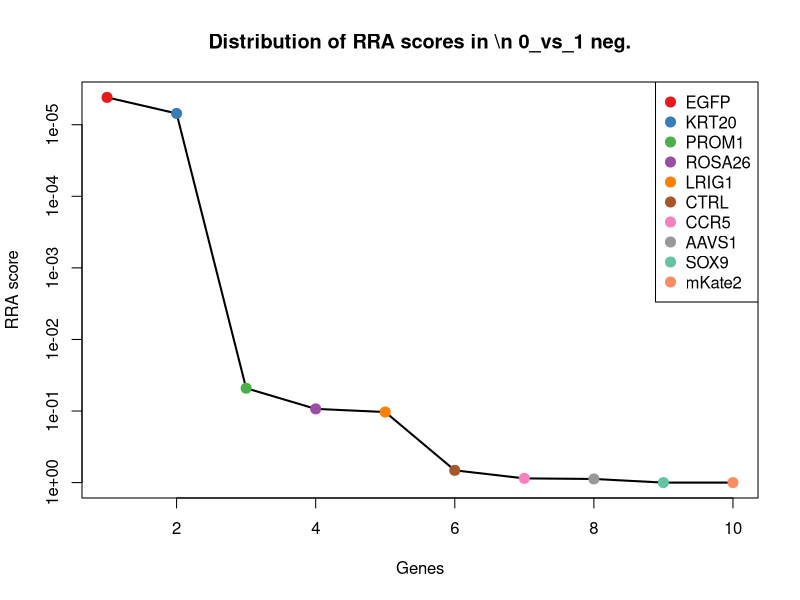
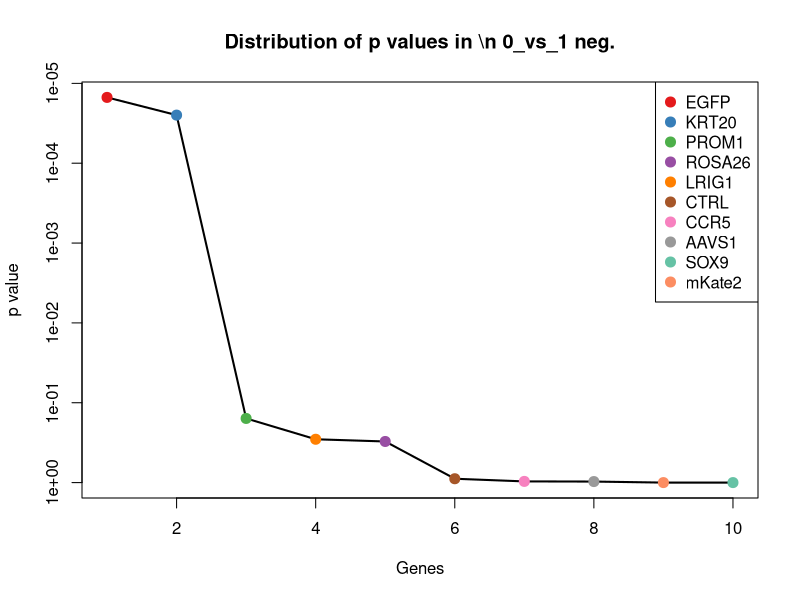
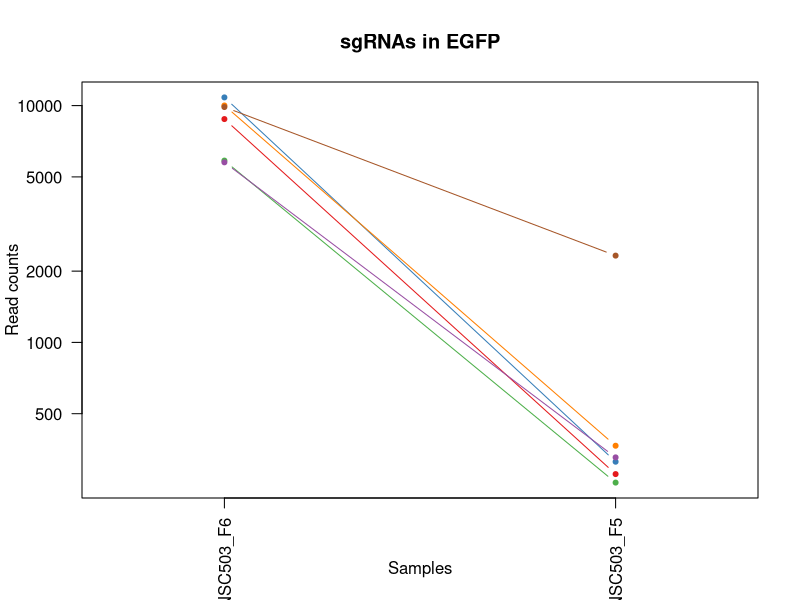
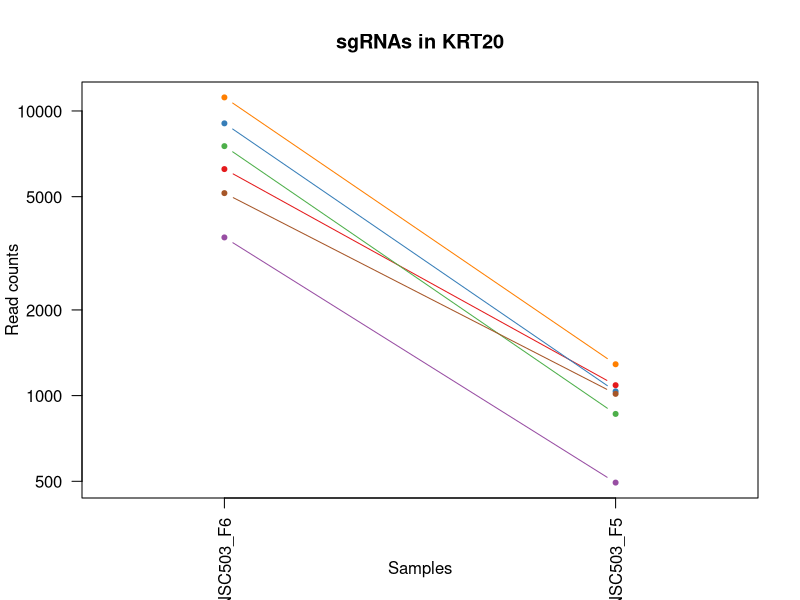
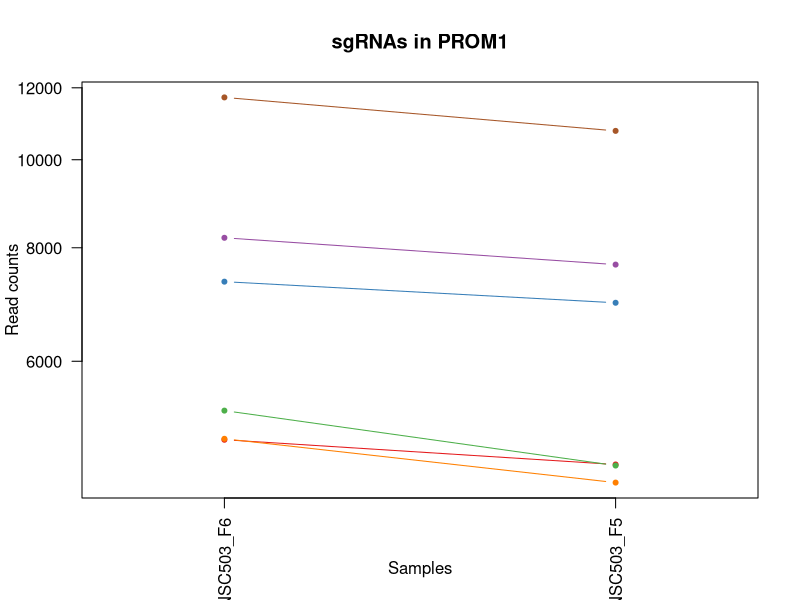
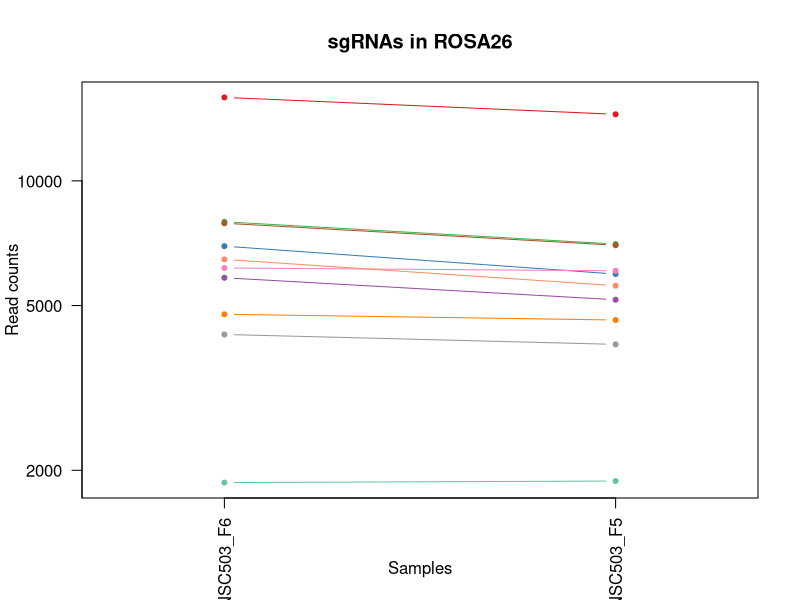
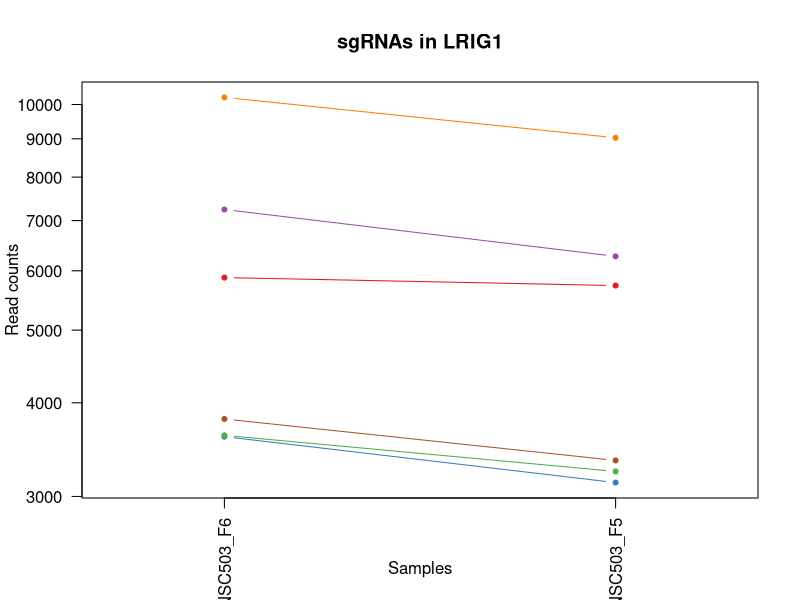
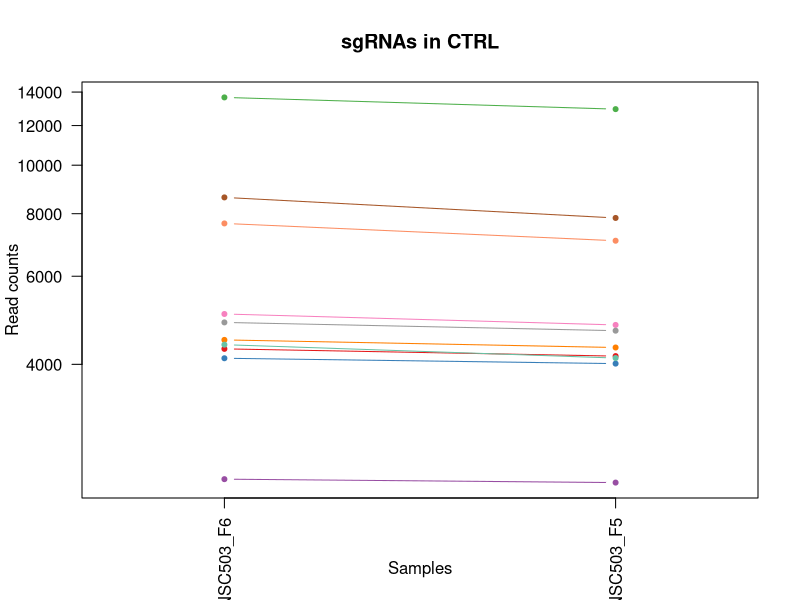

Reproduce these figures in R, in order. (Note: this script raises an error after producing the figures.)
pdf(file='S3B_c1_t0.pdf',width=4.5,height=4.5);
gstable=read.table('S3B_c1_t0.gene_summary.txt',header=T)
# 
#
# parameters
# Do not modify the variables beginning with "__"

# gstablename='__GENE_SUMMARY_FILE__'
startindex=3
# outputfile='__OUTPUT_FILE__'
targetgenelist=c("EGFP","KRT20","PROM1","ROSA26","LRIG1","CTRL","CCR5","AAVS1","SOX9","mKate2")
# samplelabel=sub('.\\w+.\\w+$','',colnames(gstable)[startindex]);
samplelabel='0_vs_1 neg.'


# You need to write some codes in front of this code:
# gstable=read.table(gstablename,header=T)
# pdf(file=outputfile,width=6,height=6)


# set up color using RColorBrewer
#library(RColorBrewer)
#colors <- brewer.pal(length(targetgenelist), "Set1")

colors=c( "#E41A1C", "#377EB8", "#4DAF4A", "#984EA3", "#FF7F00",  "#A65628", "#F781BF",
          "#999999", "#66C2A5", "#FC8D62", "#8DA0CB", "#E78AC3", "#A6D854", "#FFD92F", "#E5C494", "#B3B3B3", 
          "#8DD3C7", "#FFFFB3", "#BEBADA", "#FB8072", "#80B1D3", "#FDB462", "#B3DE69", "#FCCDE5",
          "#D9D9D9", "#BC80BD", "#CCEBC5", "#FFED6F")

######
# function definition

plotrankedvalues<-function(val, tglist, ...){
  
  plot(val,log='y',ylim=c(max(val),min(val)),type='l',lwd=2, ...)
  if(length(tglist)>0){
    for(i in 1:length(tglist)){
      targetgene=tglist[i];
      tx=which(names(val)==targetgene);ty=val[targetgene];
      points(tx,ty,col=colors[(i %% length(colors)) ],cex=2,pch=20)
      # text(tx+50,ty,targetgene,col=colors[i])
    }
    legend('topright',tglist,pch=20,pt.cex = 2,cex=1,col=colors)
  }
}



plotrandvalues<-function(val,targetgenelist, ...){
  # choose the one with the best distance distribution
  
  mindiffvalue=0;
  randval=val;
  for(i in 1:20){
    randval0=sample(val)
    vindex=sort(which(names(randval0) %in% targetgenelist))
    if(max(vindex)>0.9*length(val)){
      # print('pass...')
      next;
    }
    mindiffind=min(diff(vindex));
    if (mindiffind > mindiffvalue){
      mindiffvalue=mindiffind;
      randval=randval0;
      # print(paste('Diff: ',mindiffvalue))
    }
  }
  plot(randval,log='y',ylim=c(max(randval),min(randval)),pch=20,col='grey', ...)
  
  if(length(targetgenelist)>0){
    for(i in 1:length(targetgenelist)){
      targetgene=targetgenelist[i];
      tx=which(names(randval)==targetgene);ty=randval[targetgene];
      points(tx,ty,col=colors[(i %% length(colors)) ],cex=2,pch=20)
      text(tx+50,ty,targetgene,col=colors[i])
    }
  }
  
}




# set.seed(1235)



pvec=gstable[,startindex]
names(pvec)=gstable[,'id']
pvec=sort(pvec);

plotrankedvalues(pvec,targetgenelist,xlab='Genes',ylab='RRA score',main=paste('Distribution of RRA scores in \\n',samplelabel))

# plotrandvalues(pvec,targetgenelist,xlab='Genes',ylab='RRA score',main=paste('Distribution of RRA scores in \\n',samplelabel))


pvec=gstable[,startindex+1]
names(pvec)=gstable[,'id']
pvec=sort(pvec);

plotrankedvalues(pvec,targetgenelist,xlab='Genes',ylab='p value',main=paste('Distribution of p values in \\n',samplelabel))

# plotrandvalues(pvec,targetgenelist,xlab='Genes',ylab='p value',main=paste('Distribution of p values in \\n',samplelabel))



# you need to write after this code:
# dev.off()






# parameters
# Do not modify the variables beginning with "__"
targetmat=list(c(8771.439282295585,276.9072362260429),c(10828.301248049605,312.4395806975263),c(5857.199536155392,254.8526775885705),c(5759.213504111258,325.91736653153725),c(10008.935290439174,365.1254707759327),c(9859.422120854591,2324.305429738068))
targetgene="EGFP"
collabel=c("S22_MNSC503_F6","S21_MNSC503_F5")

# set up color using RColorBrewer
#library(RColorBrewer)
#colors <- brewer.pal(length(targetgenelist), "Set1")

colors=c( "#E41A1C", "#377EB8", "#4DAF4A", "#984EA3", "#FF7F00",  "#A65628", "#F781BF",
          "#999999", "#66C2A5", "#FC8D62", "#8DA0CB", "#E78AC3", "#A6D854", "#FFD92F", "#E5C494", "#B3B3B3", 
          "#8DD3C7", "#FFFFB3", "#BEBADA", "#FB8072", "#80B1D3", "#FDB462", "#B3DE69", "#FCCDE5",
          "#D9D9D9", "#BC80BD", "#CCEBC5", "#FFED6F")


## code

targetmatvec=unlist(targetmat)+1
yrange=range(targetmatvec[targetmatvec>0]);
# yrange[1]=1; # set the minimum value to 1
for(i in 1:length(targetmat)){
  vali=targetmat[[i]]+1;
  if(i==1){
    plot(1:length(vali),vali,type='b',las=1,pch=20,main=paste('sgRNAs in',targetgene),ylab='Read counts',xlab='Samples',xlim=c(0.7,length(vali)+0.3),ylim = yrange,col=colors[(i %% length(colors))],xaxt='n',log='y')
    axis(1,at=1:length(vali),labels=(collabel),las=2)
    # lines(0:100,rep(1,101),col='black');
  }else{
    lines(1:length(vali),vali,type='b',pch=20,col=colors[(i %% length(colors))])
  }
}




# parameters
# Do not modify the variables beginning with "__"
targetmat=list(c(6248.298957159134,1086.7996395243365),c(9045.969113453719,1034.1137494459301),c(7522.9620809056705,861.3530401190627),c(3594.229020239572,493.7770628278553),c(11158.581752612161,1287.7411737768632),c(5144.2666823170375,1013.2844440660951))
targetgene="KRT20"
collabel=c("S22_MNSC503_F6","S21_MNSC503_F5")

# set up color using RColorBrewer
#library(RColorBrewer)
#colors <- brewer.pal(length(targetgenelist), "Set1")

colors=c( "#E41A1C", "#377EB8", "#4DAF4A", "#984EA3", "#FF7F00",  "#A65628", "#F781BF",
          "#999999", "#66C2A5", "#FC8D62", "#8DA0CB", "#E78AC3", "#A6D854", "#FFD92F", "#E5C494", "#B3B3B3", 
          "#8DD3C7", "#FFFFB3", "#BEBADA", "#FB8072", "#80B1D3", "#FDB462", "#B3DE69", "#FCCDE5",
          "#D9D9D9", "#BC80BD", "#CCEBC5", "#FFED6F")


## code

targetmatvec=unlist(targetmat)+1
yrange=range(targetmatvec[targetmatvec>0]);
# yrange[1]=1; # set the minimum value to 1
for(i in 1:length(targetmat)){
  vali=targetmat[[i]]+1;
  if(i==1){
    plot(1:length(vali),vali,type='b',las=1,pch=20,main=paste('sgRNAs in',targetgene),ylab='Read counts',xlab='Samples',xlim=c(0.7,length(vali)+0.3),ylim = yrange,col=colors[(i %% length(colors))],xaxt='n',log='y')
    axis(1,at=1:length(vali),labels=(collabel),las=2)
    # lines(0:100,rep(1,101),col='black');
  }else{
    lines(1:length(vali),vali,type='b',pch=20,col=colors[(i %% length(colors))])
  }
}




# parameters
# Do not modify the variables beginning with "__"
targetmat=list(c(4917.040452835382,4617.979528035203),c(7340.505331582111,6958.213250122556),c(5293.779851901621,4605.726995458829),c(8203.796062177844,7665.184379779312),c(4928.8663532545015,4410.911727494489),c(11710.175536446812,10757.723602056003))
targetgene="PROM1"
collabel=c("S22_MNSC503_F6","S21_MNSC503_F5")

# set up color using RColorBrewer
#library(RColorBrewer)
#colors <- brewer.pal(length(targetgenelist), "Set1")

colors=c( "#E41A1C", "#377EB8", "#4DAF4A", "#984EA3", "#FF7F00",  "#A65628", "#F781BF",
          "#999999", "#66C2A5", "#FC8D62", "#8DA0CB", "#E78AC3", "#A6D854", "#FFD92F", "#E5C494", "#B3B3B3", 
          "#8DD3C7", "#FFFFB3", "#BEBADA", "#FB8072", "#80B1D3", "#FDB462", "#B3DE69", "#FCCDE5",
          "#D9D9D9", "#BC80BD", "#CCEBC5", "#FFED6F")


## code

targetmatvec=unlist(targetmat)+1
yrange=range(targetmatvec[targetmatvec>0]);
# yrange[1]=1; # set the minimum value to 1
for(i in 1:length(targetmat)){
  vali=targetmat[[i]]+1;
  if(i==1){
    plot(1:length(vali),vali,type='b',las=1,pch=20,main=paste('sgRNAs in',targetgene),ylab='Read counts',xlab='Samples',xlim=c(0.7,length(vali)+0.3),ylim = yrange,col=colors[(i %% length(colors))],xaxt='n',log='y')
    axis(1,at=1:length(vali),labels=(collabel),las=2)
    # lines(0:100,rep(1,101),col='black');
  }else{
    lines(1:length(vali),vali,type='b',pch=20,col=colors[(i %% length(colors))])
  }
}




# parameters
# Do not modify the variables beginning with "__"
targetmat=list(c(15905.836063715897,14478.81774550066),c(6953.62944644234,5955.956085375197),c(7964.743932277068,7036.629458611347),c(5832.7030281443585,5161.99197442619),c(4760.769625868444,4611.8532617470155),c(7900.546187144704,6990.069834821127),c(6159.604704015736,6063.778372047285),c(4255.634736537477,4027.4074578539958),c(1866.8028518753124,1883.2142569886194),c(6461.165164703287,5582.253841795803))
targetgene="ROSA26"
collabel=c("S22_MNSC503_F6","S21_MNSC503_F5")

# set up color using RColorBrewer
#library(RColorBrewer)
#colors <- brewer.pal(length(targetgenelist), "Set1")

colors=c( "#E41A1C", "#377EB8", "#4DAF4A", "#984EA3", "#FF7F00",  "#A65628", "#F781BF",
          "#999999", "#66C2A5", "#FC8D62", "#8DA0CB", "#E78AC3", "#A6D854", "#FFD92F", "#E5C494", "#B3B3B3", 
          "#8DD3C7", "#FFFFB3", "#BEBADA", "#FB8072", "#80B1D3", "#FDB462", "#B3DE69", "#FCCDE5",
          "#D9D9D9", "#BC80BD", "#CCEBC5", "#FFED6F")


## code

targetmatvec=unlist(targetmat)+1
yrange=range(targetmatvec[targetmatvec>0]);
# yrange[1]=1; # set the minimum value to 1
for(i in 1:length(targetmat)){
  vali=targetmat[[i]]+1;
  if(i==1){
    plot(1:length(vali),vali,type='b',las=1,pch=20,main=paste('sgRNAs in',targetgene),ylab='Read counts',xlab='Samples',xlim=c(0.7,length(vali)+0.3),ylim = yrange,col=colors[(i %% length(colors))],xaxt='n',log='y')
    axis(1,at=1:length(vali),labels=(collabel),las=2)
    # lines(0:100,rep(1,101),col='black');
  }else{
    lines(1:length(vali),vali,type='b',pch=20,col=colors[(i %% length(colors))])
  }
}




# parameters
# Do not modify the variables beginning with "__"
targetmat=list(c(5874.938386784072,5732.959992485198),c(3603.520799140309,3129.2968200058126),c(3617.880821077811,3238.3443599355373),c(7241.674592365182,6270.846172587999),c(10219.267376464946,9026.440749014417),c(3804.5611062653425,3349.842406380537))
targetgene="LRIG1"
collabel=c("S22_MNSC503_F6","S21_MNSC503_F5")

# set up color using RColorBrewer
#library(RColorBrewer)
#colors <- brewer.pal(length(targetgenelist), "Set1")

colors=c( "#E41A1C", "#377EB8", "#4DAF4A", "#984EA3", "#FF7F00",  "#A65628", "#F781BF",
          "#999999", "#66C2A5", "#FC8D62", "#8DA0CB", "#E78AC3", "#A6D854", "#FFD92F", "#E5C494", "#B3B3B3", 
          "#8DD3C7", "#FFFFB3", "#BEBADA", "#FB8072", "#80B1D3", "#FDB462", "#B3DE69", "#FCCDE5",
          "#D9D9D9", "#BC80BD", "#CCEBC5", "#FFED6F")


## code

targetmatvec=unlist(targetmat)+1
yrange=range(targetmatvec[targetmatvec>0]);
# yrange[1]=1; # set the minimum value to 1
for(i in 1:length(targetmat)){
  vali=targetmat[[i]]+1;
  if(i==1){
    plot(1:length(vali),vali,type='b',las=1,pch=20,main=paste('sgRNAs in',targetgene),ylab='Read counts',xlab='Samples',xlim=c(0.7,length(vali)+0.3),ylim = yrange,col=colors[(i %% length(colors))],xaxt='n',log='y')
    axis(1,at=1:length(vali),labels=(collabel),las=2)
    # lines(0:100,rep(1,101),col='black');
  }else{
    lines(1:length(vali),vali,type='b',pch=20,col=colors[(i %% length(colors))])
  }
}




# parameters
# Do not modify the variables beginning with "__"
targetmat=list(c(4294.491266486013,4153.608543390644),c(4112.879224335247,4012.7044187623474),c(13659.759691255962,12942.350160423413),c(2357.577719268777,2320.629669965156),c(4475.258601463984,4321.468239686962),c(8621.926112711002,7844.071355394366),c(5042.057114408932,4794.415997134982),c(4850.308586184635,4669.4401648559715),c(4378.117276592644,4116.850945661523),c(7648.823449652015,7063.585030279369))
targetgene="CTRL"
collabel=c("S22_MNSC503_F6","S21_MNSC503_F5")

# set up color using RColorBrewer
#library(RColorBrewer)
#colors <- brewer.pal(length(targetgenelist), "Set1")

colors=c( "#E41A1C", "#377EB8", "#4DAF4A", "#984EA3", "#FF7F00",  "#A65628", "#F781BF",
          "#999999", "#66C2A5", "#FC8D62", "#8DA0CB", "#E78AC3", "#A6D854", "#FFD92F", "#E5C494", "#B3B3B3", 
          "#8DD3C7", "#FFFFB3", "#BEBADA", "#FB8072", "#80B1D3", "#FDB462", "#B3DE69", "#FCCDE5",
          "#D9D9D9", "#BC80BD", "#CCEBC5", "#FFED6F")


## code

targetmatvec=unlist(targetmat)+1
yrange=range(targetmatvec[targetmatvec>0]);
# yrange[1]=1; # set the minimum value to 1
for(i in 1:length(targetmat)){
  vali=targetmat[[i]]+1;
  if(i==1){
    plot(1:length(vali),vali,type='b',las=1,pch=20,main=paste('sgRNAs in',targetgene),ylab='Read counts',xlab='Samples',xlim=c(0.7,length(vali)+0.3),ylim = yrange,col=colors[(i %% length(colors))],xaxt='n',log='y')
    axis(1,at=1:length(vali),labels=(collabel),las=2)
    # lines(0:100,rep(1,101),col='black');
  }else{
    lines(1:length(vali),vali,type='b',pch=20,col=colors[(i %% length(colors))])
  }
}




# parameters
# Do not modify the variables beginning with "__"
targetmat=list(c(3594.229020239572,3403.7535497165804),c(6037.122163960569,5514.864912625749),c(3176.0989697064138,3041.0785854559226),c(2782.465427184289,2713.935965666748),c(3886.4977020263855,3650.0294545016895),c(4670.385958379458,4423.164260070863),c(8065.264085839585,7431.161007570577),c(5213.532670486166,4758.883652663499),c(2959.0092262982894,2807.055213247187),c(4318.143067324252,4534.662306515862))
targetgene="CCR5"
collabel=c("S22_MNSC503_F6","S21_MNSC503_F5")

# set up color using RColorBrewer
#library(RColorBrewer)
#colors <- brewer.pal(length(targetgenelist), "Set1")

colors=c( "#E41A1C", "#377EB8", "#4DAF4A", "#984EA3", "#FF7F00",  "#A65628", "#F781BF",
          "#999999", "#66C2A5", "#FC8D62", "#8DA0CB", "#E78AC3", "#A6D854", "#FFD92F", "#E5C494", "#B3B3B3", 
          "#8DD3C7", "#FFFFB3", "#BEBADA", "#FB8072", "#80B1D3", "#FDB462", "#B3DE69", "#FCCDE5",
          "#D9D9D9", "#BC80BD", "#CCEBC5", "#FFED6F")


## code

targetmatvec=unlist(targetmat)+1
yrange=range(targetmatvec[targetmatvec>0]);
# yrange[1]=1; # set the minimum value to 1
for(i in 1:length(targetmat)){
  vali=targetmat[[i]]+1;
  if(i==1){
    plot(1:length(vali),vali,type='b',las=1,pch=20,main=paste('sgRNAs in',targetgene),ylab='Read counts',xlab='Samples',xlim=c(0.7,length(vali)+0.3),ylim = yrange,col=colors[(i %% length(colors))],xaxt='n',log='y')
    axis(1,at=1:length(vali),labels=(collabel),las=2)
    # lines(0:100,rep(1,101),col='black');
  }else{
    lines(1:length(vali),vali,type='b',pch=20,col=colors[(i %% length(colors))])
  }
}




# parameters
# Do not modify the variables beginning with "__"
targetmat=list(c(6336.148503129737,5839.557025899649),c(5129.06195320674,4357.000584158445),c(4307.161874077927,4437.867299162511),c(2464.855530213648,2435.8034761830677),c(4437.246778688243,4277.359122412017),c(1860.0451944929582,1646.7403782646093),c(3296.0473882431984,3332.6888607736137),c(6605.610091251106,6501.193785023822),c(1801.7603995701545,1874.6374841851577),c(2745.2983115813417,2421.1004370914193))
targetgene="AAVS1"
collabel=c("S22_MNSC503_F6","S21_MNSC503_F5")

# set up color using RColorBrewer
#library(RColorBrewer)
#colors <- brewer.pal(length(targetgenelist), "Set1")

colors=c( "#E41A1C", "#377EB8", "#4DAF4A", "#984EA3", "#FF7F00",  "#A65628", "#F781BF",
          "#999999", "#66C2A5", "#FC8D62", "#8DA0CB", "#E78AC3", "#A6D854", "#FFD92F", "#E5C494", "#B3B3B3", 
          "#8DD3C7", "#FFFFB3", "#BEBADA", "#FB8072", "#80B1D3", "#FDB462", "#B3DE69", "#FCCDE5",
          "#D9D9D9", "#BC80BD", "#CCEBC5", "#FFED6F")


## code

targetmatvec=unlist(targetmat)+1
yrange=range(targetmatvec[targetmatvec>0]);
# yrange[1]=1; # set the minimum value to 1
for(i in 1:length(targetmat)){
  vali=targetmat[[i]]+1;
  if(i==1){
    plot(1:length(vali),vali,type='b',las=1,pch=20,main=paste('sgRNAs in',targetgene),ylab='Read counts',xlab='Samples',xlim=c(0.7,length(vali)+0.3),ylim = yrange,col=colors[(i %% length(colors))],xaxt='n',log='y')
    axis(1,at=1:length(vali),labels=(collabel),las=2)
    # lines(0:100,rep(1,101),col='black');
  }else{
    lines(1:length(vali),vali,type='b',pch=20,col=colors[(i %% length(colors))])
  }
}




# parameters
# Do not modify the variables beginning with "__"
targetmat=list(c(4865.513315294932,10709.938725008147),c(3037.566993368155,9424.648057746557),c(2415.0178070187867,6680.080760638876),c(1807.6733497797143,5821.178227035088),c(3501.3112312322037,11530.858407625177),c(5882.540751339219,13921.327513275663))
targetgene="SOX9"
collabel=c("S22_MNSC503_F6","S21_MNSC503_F5")

# set up color using RColorBrewer
#library(RColorBrewer)
#colors <- brewer.pal(length(targetgenelist), "Set1")

colors=c( "#E41A1C", "#377EB8", "#4DAF4A", "#984EA3", "#FF7F00",  "#A65628", "#F781BF",
          "#999999", "#66C2A5", "#FC8D62", "#8DA0CB", "#E78AC3", "#A6D854", "#FFD92F", "#E5C494", "#B3B3B3", 
          "#8DD3C7", "#FFFFB3", "#BEBADA", "#FB8072", "#80B1D3", "#FDB462", "#B3DE69", "#FCCDE5",
          "#D9D9D9", "#BC80BD", "#CCEBC5", "#FFED6F")


## code

targetmatvec=unlist(targetmat)+1
yrange=range(targetmatvec[targetmatvec>0]);
# yrange[1]=1; # set the minimum value to 1
for(i in 1:length(targetmat)){
  vali=targetmat[[i]]+1;
  if(i==1){
    plot(1:length(vali),vali,type='b',las=1,pch=20,main=paste('sgRNAs in',targetgene),ylab='Read counts',xlab='Samples',xlim=c(0.7,length(vali)+0.3),ylim = yrange,col=colors[(i %% length(colors))],xaxt='n',log='y')
    axis(1,at=1:length(vali),labels=(collabel),las=2)
    # lines(0:100,rep(1,101),col='black');
  }else{
    lines(1:length(vali),vali,type='b',pch=20,col=colors[(i %% length(colors))])
  }
}




# parameters
# Do not modify the variables beginning with "__"
targetmat=list(c(1837.2381008275133,12308.894226224898),c(2203.8410138202216,15488.426429793843),c(2012.092485595925,13862.515356909069),c(2846.663172316653,8024.183584267058),c(2112.6126391584417,11576.192778157758),c(3130.484782375524,21214.034902733216))
targetgene="mKate2"
collabel=c("S22_MNSC503_F6","S21_MNSC503_F5")

# set up color using RColorBrewer
#library(RColorBrewer)
#colors <- brewer.pal(length(targetgenelist), "Set1")

colors=c( "#E41A1C", "#377EB8", "#4DAF4A", "#984EA3", "#FF7F00",  "#A65628", "#F781BF",
          "#999999", "#66C2A5", "#FC8D62", "#8DA0CB", "#E78AC3", "#A6D854", "#FFD92F", "#E5C494", "#B3B3B3", 
          "#8DD3C7", "#FFFFB3", "#BEBADA", "#FB8072", "#80B1D3", "#FDB462", "#B3DE69", "#FCCDE5",
          "#D9D9D9", "#BC80BD", "#CCEBC5", "#FFED6F")


## code

targetmatvec=unlist(targetmat)+1
yrange=range(targetmatvec[targetmatvec>0]);
# yrange[1]=1; # set the minimum value to 1
for(i in 1:length(targetmat)){
  vali=targetmat[[i]]+1;
  if(i==1){
    plot(1:length(vali),vali,type='b',las=1,pch=20,main=paste('sgRNAs in',targetgene),ylab='Read counts',xlab='Samples',xlim=c(0.7,length(vali)+0.3),ylim = yrange,col=colors[(i %% length(colors))],xaxt='n',log='y')
    axis(1,at=1:length(vali),labels=(collabel),las=2)
    # lines(0:100,rep(1,101),col='black');
  }else{
    lines(1:length(vali),vali,type='b',pch=20,col=colors[(i %% length(colors))])
  }
}



# 
#
# parameters
# Do not modify the variables beginning with "__"

# gstablename='__GENE_SUMMARY_FILE__'
startindex=9
# outputfile='__OUTPUT_FILE__'
targetgenelist=c("mKate2","SOX9","AAVS1","CCR5","ROSA26","CTRL","LRIG1","PROM1","EGFP","KRT20")
# samplelabel=sub('.\\w+.\\w+$','',colnames(gstable)[startindex]);
samplelabel='0_vs_1 pos.'


# You need to write some codes in front of this code:
# gstable=read.table(gstablename,header=T)
# pdf(file=outputfile,width=6,height=6)


# set up color using RColorBrewer
#library(RColorBrewer)
#colors <- brewer.pal(length(targetgenelist), "Set1")

colors=c( "#E41A1C", "#377EB8", "#4DAF4A", "#984EA3", "#FF7F00",  "#A65628", "#F781BF",
          "#999999", "#66C2A5", "#FC8D62", "#8DA0CB", "#E78AC3", "#A6D854", "#FFD92F", "#E5C494", "#B3B3B3", 
          "#8DD3C7", "#FFFFB3", "#BEBADA", "#FB8072", "#80B1D3", "#FDB462", "#B3DE69", "#FCCDE5",
          "#D9D9D9", "#BC80BD", "#CCEBC5", "#FFED6F")

######
# function definition

plotrankedvalues<-function(val, tglist, ...){
  
  plot(val,log='y',ylim=c(max(val),min(val)),type='l',lwd=2, ...)
  if(length(tglist)>0){
    for(i in 1:length(tglist)){
      targetgene=tglist[i];
      tx=which(names(val)==targetgene);ty=val[targetgene];
      points(tx,ty,col=colors[(i %% length(colors)) ],cex=2,pch=20)
      # text(tx+50,ty,targetgene,col=colors[i])
    }
    legend('topright',tglist,pch=20,pt.cex = 2,cex=1,col=colors)
  }
}



plotrandvalues<-function(val,targetgenelist, ...){
  # choose the one with the best distance distribution
  
  mindiffvalue=0;
  randval=val;
  for(i in 1:20){
    randval0=sample(val)
    vindex=sort(which(names(randval0) %in% targetgenelist))
    if(max(vindex)>0.9*length(val)){
      # print('pass...')
      next;
    }
    mindiffind=min(diff(vindex));
    if (mindiffind > mindiffvalue){
      mindiffvalue=mindiffind;
      randval=randval0;
      # print(paste('Diff: ',mindiffvalue))
    }
  }
  plot(randval,log='y',ylim=c(max(randval),min(randval)),pch=20,col='grey', ...)
  
  if(length(targetgenelist)>0){
    for(i in 1:length(targetgenelist)){
      targetgene=targetgenelist[i];
      tx=which(names(randval)==targetgene);ty=randval[targetgene];
      points(tx,ty,col=colors[(i %% length(colors)) ],cex=2,pch=20)
      text(tx+50,ty,targetgene,col=colors[i])
    }
  }
  
}




# set.seed(1235)



pvec=gstable[,startindex]
names(pvec)=gstable[,'id']
pvec=sort(pvec);

plotrankedvalues(pvec,targetgenelist,xlab='Genes',ylab='RRA score',main=paste('Distribution of RRA scores in \\n',samplelabel))

# plotrandvalues(pvec,targetgenelist,xlab='Genes',ylab='RRA score',main=paste('Distribution of RRA scores in \\n',samplelabel))


pvec=gstable[,startindex+1]
names(pvec)=gstable[,'id']
pvec=sort(pvec);

plotrankedvalues(pvec,targetgenelist,xlab='Genes',ylab='p value',main=paste('Distribution of p values in \\n',samplelabel))

# plotrandvalues(pvec,targetgenelist,xlab='Genes',ylab='p value',main=paste('Distribution of p values in \\n',samplelabel))



# you need to write after this code:
# dev.off()






# parameters
# Do not modify the variables beginning with "__"
targetmat=list(c(1837.2381008275133,12308.894226224898),c(2203.8410138202216,15488.426429793843),c(2012.092485595925,13862.515356909069),c(2846.663172316653,8024.183584267058),c(2112.6126391584417,11576.192778157758),c(3130.484782375524,21214.034902733216))
targetgene="mKate2"
collabel=c("S22_MNSC503_F6","S21_MNSC503_F5")

# set up color using RColorBrewer
#library(RColorBrewer)
#colors <- brewer.pal(length(targetgenelist), "Set1")

colors=c( "#E41A1C", "#377EB8", "#4DAF4A", "#984EA3", "#FF7F00",  "#A65628", "#F781BF",
          "#999999", "#66C2A5", "#FC8D62", "#8DA0CB", "#E78AC3", "#A6D854", "#FFD92F", "#E5C494", "#B3B3B3", 
          "#8DD3C7", "#FFFFB3", "#BEBADA", "#FB8072", "#80B1D3", "#FDB462", "#B3DE69", "#FCCDE5",
          "#D9D9D9", "#BC80BD", "#CCEBC5", "#FFED6F")


## code

targetmatvec=unlist(targetmat)+1
yrange=range(targetmatvec[targetmatvec>0]);
# yrange[1]=1; # set the minimum value to 1
for(i in 1:length(targetmat)){
  vali=targetmat[[i]]+1;
  if(i==1){
    plot(1:length(vali),vali,type='b',las=1,pch=20,main=paste('sgRNAs in',targetgene),ylab='Read counts',xlab='Samples',xlim=c(0.7,length(vali)+0.3),ylim = yrange,col=colors[(i %% length(colors))],xaxt='n',log='y')
    axis(1,at=1:length(vali),labels=(collabel),las=2)
    # lines(0:100,rep(1,101),col='black');
  }else{
    lines(1:length(vali),vali,type='b',pch=20,col=colors[(i %% length(colors))])
  }
}




# parameters
# Do not modify the variables beginning with "__"
targetmat=list(c(4865.513315294932,10709.938725008147),c(3037.566993368155,9424.648057746557),c(2415.0178070187867,6680.080760638876),c(1807.6733497797143,5821.178227035088),c(3501.3112312322037,11530.858407625177),c(5882.540751339219,13921.327513275663))
targetgene="SOX9"
collabel=c("S22_MNSC503_F6","S21_MNSC503_F5")

# set up color using RColorBrewer
#library(RColorBrewer)
#colors <- brewer.pal(length(targetgenelist), "Set1")

colors=c( "#E41A1C", "#377EB8", "#4DAF4A", "#984EA3", "#FF7F00",  "#A65628", "#F781BF",
          "#999999", "#66C2A5", "#FC8D62", "#8DA0CB", "#E78AC3", "#A6D854", "#FFD92F", "#E5C494", "#B3B3B3", 
          "#8DD3C7", "#FFFFB3", "#BEBADA", "#FB8072", "#80B1D3", "#FDB462", "#B3DE69", "#FCCDE5",
          "#D9D9D9", "#BC80BD", "#CCEBC5", "#FFED6F")


## code

targetmatvec=unlist(targetmat)+1
yrange=range(targetmatvec[targetmatvec>0]);
# yrange[1]=1; # set the minimum value to 1
for(i in 1:length(targetmat)){
  vali=targetmat[[i]]+1;
  if(i==1){
    plot(1:length(vali),vali,type='b',las=1,pch=20,main=paste('sgRNAs in',targetgene),ylab='Read counts',xlab='Samples',xlim=c(0.7,length(vali)+0.3),ylim = yrange,col=colors[(i %% length(colors))],xaxt='n',log='y')
    axis(1,at=1:length(vali),labels=(collabel),las=2)
    # lines(0:100,rep(1,101),col='black');
  }else{
    lines(1:length(vali),vali,type='b',pch=20,col=colors[(i %% length(colors))])
  }
}




# parameters
# Do not modify the variables beginning with "__"
targetmat=list(c(6336.148503129737,5839.557025899649),c(5129.06195320674,4357.000584158445),c(4307.161874077927,4437.867299162511),c(2464.855530213648,2435.8034761830677),c(4437.246778688243,4277.359122412017),c(1860.0451944929582,1646.7403782646093),c(3296.0473882431984,3332.6888607736137),c(6605.610091251106,6501.193785023822),c(1801.7603995701545,1874.6374841851577),c(2745.2983115813417,2421.1004370914193))
targetgene="AAVS1"
collabel=c("S22_MNSC503_F6","S21_MNSC503_F5")

# set up color using RColorBrewer
#library(RColorBrewer)
#colors <- brewer.pal(length(targetgenelist), "Set1")

colors=c( "#E41A1C", "#377EB8", "#4DAF4A", "#984EA3", "#FF7F00",  "#A65628", "#F781BF",
          "#999999", "#66C2A5", "#FC8D62", "#8DA0CB", "#E78AC3", "#A6D854", "#FFD92F", "#E5C494", "#B3B3B3", 
          "#8DD3C7", "#FFFFB3", "#BEBADA", "#FB8072", "#80B1D3", "#FDB462", "#B3DE69", "#FCCDE5",
          "#D9D9D9", "#BC80BD", "#CCEBC5", "#FFED6F")


## code

targetmatvec=unlist(targetmat)+1
yrange=range(targetmatvec[targetmatvec>0]);
# yrange[1]=1; # set the minimum value to 1
for(i in 1:length(targetmat)){
  vali=targetmat[[i]]+1;
  if(i==1){
    plot(1:length(vali),vali,type='b',las=1,pch=20,main=paste('sgRNAs in',targetgene),ylab='Read counts',xlab='Samples',xlim=c(0.7,length(vali)+0.3),ylim = yrange,col=colors[(i %% length(colors))],xaxt='n',log='y')
    axis(1,at=1:length(vali),labels=(collabel),las=2)
    # lines(0:100,rep(1,101),col='black');
  }else{
    lines(1:length(vali),vali,type='b',pch=20,col=colors[(i %% length(colors))])
  }
}




# parameters
# Do not modify the variables beginning with "__"
targetmat=list(c(3594.229020239572,3403.7535497165804),c(6037.122163960569,5514.864912625749),c(3176.0989697064138,3041.0785854559226),c(2782.465427184289,2713.935965666748),c(3886.4977020263855,3650.0294545016895),c(4670.385958379458,4423.164260070863),c(8065.264085839585,7431.161007570577),c(5213.532670486166,4758.883652663499),c(2959.0092262982894,2807.055213247187),c(4318.143067324252,4534.662306515862))
targetgene="CCR5"
collabel=c("S22_MNSC503_F6","S21_MNSC503_F5")

# set up color using RColorBrewer
#library(RColorBrewer)
#colors <- brewer.pal(length(targetgenelist), "Set1")

colors=c( "#E41A1C", "#377EB8", "#4DAF4A", "#984EA3", "#FF7F00",  "#A65628", "#F781BF",
          "#999999", "#66C2A5", "#FC8D62", "#8DA0CB", "#E78AC3", "#A6D854", "#FFD92F", "#E5C494", "#B3B3B3", 
          "#8DD3C7", "#FFFFB3", "#BEBADA", "#FB8072", "#80B1D3", "#FDB462", "#B3DE69", "#FCCDE5",
          "#D9D9D9", "#BC80BD", "#CCEBC5", "#FFED6F")


## code

targetmatvec=unlist(targetmat)+1
yrange=range(targetmatvec[targetmatvec>0]);
# yrange[1]=1; # set the minimum value to 1
for(i in 1:length(targetmat)){
  vali=targetmat[[i]]+1;
  if(i==1){
    plot(1:length(vali),vali,type='b',las=1,pch=20,main=paste('sgRNAs in',targetgene),ylab='Read counts',xlab='Samples',xlim=c(0.7,length(vali)+0.3),ylim = yrange,col=colors[(i %% length(colors))],xaxt='n',log='y')
    axis(1,at=1:length(vali),labels=(collabel),las=2)
    # lines(0:100,rep(1,101),col='black');
  }else{
    lines(1:length(vali),vali,type='b',pch=20,col=colors[(i %% length(colors))])
  }
}




# parameters
# Do not modify the variables beginning with "__"
targetmat=list(c(15905.836063715897,14478.81774550066),c(6953.62944644234,5955.956085375197),c(7964.743932277068,7036.629458611347),c(5832.7030281443585,5161.99197442619),c(4760.769625868444,4611.8532617470155),c(7900.546187144704,6990.069834821127),c(6159.604704015736,6063.778372047285),c(4255.634736537477,4027.4074578539958),c(1866.8028518753124,1883.2142569886194),c(6461.165164703287,5582.253841795803))
targetgene="ROSA26"
collabel=c("S22_MNSC503_F6","S21_MNSC503_F5")

# set up color using RColorBrewer
#library(RColorBrewer)
#colors <- brewer.pal(length(targetgenelist), "Set1")

colors=c( "#E41A1C", "#377EB8", "#4DAF4A", "#984EA3", "#FF7F00",  "#A65628", "#F781BF",
          "#999999", "#66C2A5", "#FC8D62", "#8DA0CB", "#E78AC3", "#A6D854", "#FFD92F", "#E5C494", "#B3B3B3", 
          "#8DD3C7", "#FFFFB3", "#BEBADA", "#FB8072", "#80B1D3", "#FDB462", "#B3DE69", "#FCCDE5",
          "#D9D9D9", "#BC80BD", "#CCEBC5", "#FFED6F")


## code

targetmatvec=unlist(targetmat)+1
yrange=range(targetmatvec[targetmatvec>0]);
# yrange[1]=1; # set the minimum value to 1
for(i in 1:length(targetmat)){
  vali=targetmat[[i]]+1;
  if(i==1){
    plot(1:length(vali),vali,type='b',las=1,pch=20,main=paste('sgRNAs in',targetgene),ylab='Read counts',xlab='Samples',xlim=c(0.7,length(vali)+0.3),ylim = yrange,col=colors[(i %% length(colors))],xaxt='n',log='y')
    axis(1,at=1:length(vali),labels=(collabel),las=2)
    # lines(0:100,rep(1,101),col='black');
  }else{
    lines(1:length(vali),vali,type='b',pch=20,col=colors[(i %% length(colors))])
  }
}




# parameters
# Do not modify the variables beginning with "__"
targetmat=list(c(4294.491266486013,4153.608543390644),c(4112.879224335247,4012.7044187623474),c(13659.759691255962,12942.350160423413),c(2357.577719268777,2320.629669965156),c(4475.258601463984,4321.468239686962),c(8621.926112711002,7844.071355394366),c(5042.057114408932,4794.415997134982),c(4850.308586184635,4669.4401648559715),c(4378.117276592644,4116.850945661523),c(7648.823449652015,7063.585030279369))
targetgene="CTRL"
collabel=c("S22_MNSC503_F6","S21_MNSC503_F5")

# set up color using RColorBrewer
#library(RColorBrewer)
#colors <- brewer.pal(length(targetgenelist), "Set1")

colors=c( "#E41A1C", "#377EB8", "#4DAF4A", "#984EA3", "#FF7F00",  "#A65628", "#F781BF",
          "#999999", "#66C2A5", "#FC8D62", "#8DA0CB", "#E78AC3", "#A6D854", "#FFD92F", "#E5C494", "#B3B3B3", 
          "#8DD3C7", "#FFFFB3", "#BEBADA", "#FB8072", "#80B1D3", "#FDB462", "#B3DE69", "#FCCDE5",
          "#D9D9D9", "#BC80BD", "#CCEBC5", "#FFED6F")


## code

targetmatvec=unlist(targetmat)+1
yrange=range(targetmatvec[targetmatvec>0]);
# yrange[1]=1; # set the minimum value to 1
for(i in 1:length(targetmat)){
  vali=targetmat[[i]]+1;
  if(i==1){
    plot(1:length(vali),vali,type='b',las=1,pch=20,main=paste('sgRNAs in',targetgene),ylab='Read counts',xlab='Samples',xlim=c(0.7,length(vali)+0.3),ylim = yrange,col=colors[(i %% length(colors))],xaxt='n',log='y')
    axis(1,at=1:length(vali),labels=(collabel),las=2)
    # lines(0:100,rep(1,101),col='black');
  }else{
    lines(1:length(vali),vali,type='b',pch=20,col=colors[(i %% length(colors))])
  }
}




# parameters
# Do not modify the variables beginning with "__"
targetmat=list(c(5874.938386784072,5732.959992485198),c(3603.520799140309,3129.2968200058126),c(3617.880821077811,3238.3443599355373),c(7241.674592365182,6270.846172587999),c(10219.267376464946,9026.440749014417),c(3804.5611062653425,3349.842406380537))
targetgene="LRIG1"
collabel=c("S22_MNSC503_F6","S21_MNSC503_F5")

# set up color using RColorBrewer
#library(RColorBrewer)
#colors <- brewer.pal(length(targetgenelist), "Set1")

colors=c( "#E41A1C", "#377EB8", "#4DAF4A", "#984EA3", "#FF7F00",  "#A65628", "#F781BF",
          "#999999", "#66C2A5", "#FC8D62", "#8DA0CB", "#E78AC3", "#A6D854", "#FFD92F", "#E5C494", "#B3B3B3", 
          "#8DD3C7", "#FFFFB3", "#BEBADA", "#FB8072", "#80B1D3", "#FDB462", "#B3DE69", "#FCCDE5",
          "#D9D9D9", "#BC80BD", "#CCEBC5", "#FFED6F")


## code

targetmatvec=unlist(targetmat)+1
yrange=range(targetmatvec[targetmatvec>0]);
# yrange[1]=1; # set the minimum value to 1
for(i in 1:length(targetmat)){
  vali=targetmat[[i]]+1;
  if(i==1){
    plot(1:length(vali),vali,type='b',las=1,pch=20,main=paste('sgRNAs in',targetgene),ylab='Read counts',xlab='Samples',xlim=c(0.7,length(vali)+0.3),ylim = yrange,col=colors[(i %% length(colors))],xaxt='n',log='y')
    axis(1,at=1:length(vali),labels=(collabel),las=2)
    # lines(0:100,rep(1,101),col='black');
  }else{
    lines(1:length(vali),vali,type='b',pch=20,col=colors[(i %% length(colors))])
  }
}




# parameters
# Do not modify the variables beginning with "__"
targetmat=list(c(4917.040452835382,4617.979528035203),c(7340.505331582111,6958.213250122556),c(5293.779851901621,4605.726995458829),c(8203.796062177844,7665.184379779312),c(4928.8663532545015,4410.911727494489),c(11710.175536446812,10757.723602056003))
targetgene="PROM1"
collabel=c("S22_MNSC503_F6","S21_MNSC503_F5")

# set up color using RColorBrewer
#library(RColorBrewer)
#colors <- brewer.pal(length(targetgenelist), "Set1")

colors=c( "#E41A1C", "#377EB8", "#4DAF4A", "#984EA3", "#FF7F00",  "#A65628", "#F781BF",
          "#999999", "#66C2A5", "#FC8D62", "#8DA0CB", "#E78AC3", "#A6D854", "#FFD92F", "#E5C494", "#B3B3B3", 
          "#8DD3C7", "#FFFFB3", "#BEBADA", "#FB8072", "#80B1D3", "#FDB462", "#B3DE69", "#FCCDE5",
          "#D9D9D9", "#BC80BD", "#CCEBC5", "#FFED6F")


## code

targetmatvec=unlist(targetmat)+1
yrange=range(targetmatvec[targetmatvec>0]);
# yrange[1]=1; # set the minimum value to 1
for(i in 1:length(targetmat)){
  vali=targetmat[[i]]+1;
  if(i==1){
    plot(1:length(vali),vali,type='b',las=1,pch=20,main=paste('sgRNAs in',targetgene),ylab='Read counts',xlab='Samples',xlim=c(0.7,length(vali)+0.3),ylim = yrange,col=colors[(i %% length(colors))],xaxt='n',log='y')
    axis(1,at=1:length(vali),labels=(collabel),las=2)
    # lines(0:100,rep(1,101),col='black');
  }else{
    lines(1:length(vali),vali,type='b',pch=20,col=colors[(i %% length(colors))])
  }
}




# parameters
# Do not modify the variables beginning with "__"
targetmat=list(c(8771.439282295585,276.9072362260429),c(10828.301248049605,312.4395806975263),c(5857.199536155392,254.8526775885705),c(5759.213504111258,325.91736653153725),c(10008.935290439174,365.1254707759327),c(9859.422120854591,2324.305429738068))
targetgene="EGFP"
collabel=c("S22_MNSC503_F6","S21_MNSC503_F5")

# set up color using RColorBrewer
#library(RColorBrewer)
#colors <- brewer.pal(length(targetgenelist), "Set1")

colors=c( "#E41A1C", "#377EB8", "#4DAF4A", "#984EA3", "#FF7F00",  "#A65628", "#F781BF",
          "#999999", "#66C2A5", "#FC8D62", "#8DA0CB", "#E78AC3", "#A6D854", "#FFD92F", "#E5C494", "#B3B3B3", 
          "#8DD3C7", "#FFFFB3", "#BEBADA", "#FB8072", "#80B1D3", "#FDB462", "#B3DE69", "#FCCDE5",
          "#D9D9D9", "#BC80BD", "#CCEBC5", "#FFED6F")


## code

targetmatvec=unlist(targetmat)+1
yrange=range(targetmatvec[targetmatvec>0]);
# yrange[1]=1; # set the minimum value to 1
for(i in 1:length(targetmat)){
  vali=targetmat[[i]]+1;
  if(i==1){
    plot(1:length(vali),vali,type='b',las=1,pch=20,main=paste('sgRNAs in',targetgene),ylab='Read counts',xlab='Samples',xlim=c(0.7,length(vali)+0.3),ylim = yrange,col=colors[(i %% length(colors))],xaxt='n',log='y')
    axis(1,at=1:length(vali),labels=(collabel),las=2)
    # lines(0:100,rep(1,101),col='black');
  }else{
    lines(1:length(vali),vali,type='b',pch=20,col=colors[(i %% length(colors))])
  }
}




# parameters
# Do not modify the variables beginning with "__"
targetmat=list(c(6248.298957159134,1086.7996395243365),c(9045.969113453719,1034.1137494459301),c(7522.9620809056705,861.3530401190627),c(3594.229020239572,493.7770628278553),c(11158.581752612161,1287.7411737768632),c(5144.2666823170375,1013.2844440660951))
targetgene="KRT20"
collabel=c("S22_MNSC503_F6","S21_MNSC503_F5")

# set up color using RColorBrewer
#library(RColorBrewer)
#colors <- brewer.pal(length(targetgenelist), "Set1")

colors=c( "#E41A1C", "#377EB8", "#4DAF4A", "#984EA3", "#FF7F00",  "#A65628", "#F781BF",
          "#999999", "#66C2A5", "#FC8D62", "#8DA0CB", "#E78AC3", "#A6D854", "#FFD92F", "#E5C494", "#B3B3B3", 
          "#8DD3C7", "#FFFFB3", "#BEBADA", "#FB8072", "#80B1D3", "#FDB462", "#B3DE69", "#FCCDE5",
          "#D9D9D9", "#BC80BD", "#CCEBC5", "#FFED6F")


## code

targetmatvec=unlist(targetmat)+1
yrange=range(targetmatvec[targetmatvec>0]);
# yrange[1]=1; # set the minimum value to 1
for(i in 1:length(targetmat)){
  vali=targetmat[[i]]+1;
  if(i==1){
    plot(1:length(vali),vali,type='b',las=1,pch=20,main=paste('sgRNAs in',targetgene),ylab='Read counts',xlab='Samples',xlim=c(0.7,length(vali)+0.3),ylim = yrange,col=colors[(i %% length(colors))],xaxt='n',log='y')
    axis(1,at=1:length(vali),labels=(collabel),las=2)
    # lines(0:100,rep(1,101),col='black');
  }else{
    lines(1:length(vali),vali,type='b',pch=20,col=colors[(i %% length(colors))])
  }
}



dev.off()
Sweave("S3B_c1_t0_summary.Rnw");
library(tools);

texi2dvi("S3B_c1_t0_summary.tex",pdf=TRUE);
